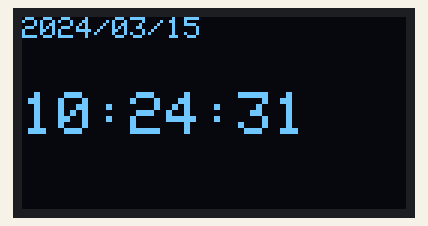
A sketch run on a simulated ESP32. Shown: 128×64 one-colour display. WiFi joins after 1.5 s; servers stay silent unless stated; the local clock reads 2024-03-15 10:24:30 at power-on unless the sketch sets it.

Above: at 1.6 s.
At 5.7 s:
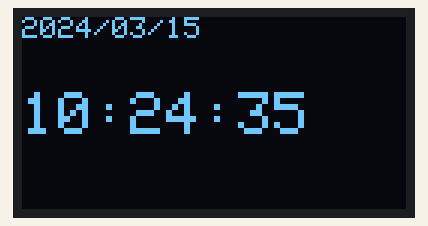
At 10.9 s:
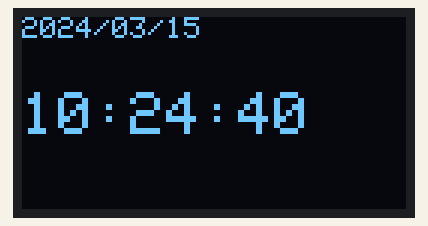
At 20.1 s:
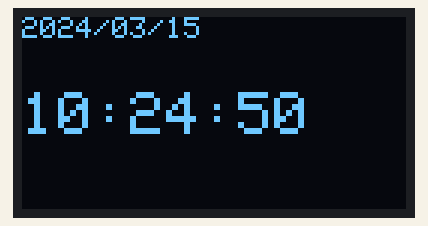
At 29.3 s:
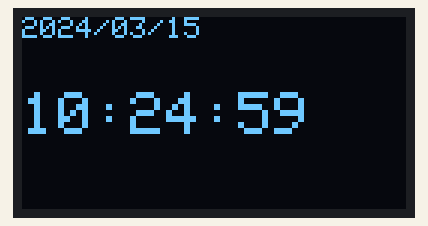
At 38.6 s:
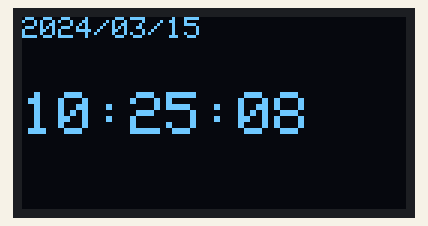

The sketch:

062-wifi-ntp_oled.ino
```cpp
#include <WiFi.h>
#include <time.h>
#include <Wire.h>
#include <Adafruit_GFX.h>
#include <Adafruit_SSD1306.h>

const char* ssid = "ここに自分のSSIDを入れてください";
const char* password = "ここに自分のパスワードを入れてください";

const char* ntpServer = "ntp.nict.jp";
const long gmtOffset_sec = 9 * 3600;
const int daylightOffset_sec = 0;

#define SCREEN_WIDTH 128
#define SCREEN_HEIGHT 64
#define OLED_ADDRESS 0x3C

Adafruit_SSD1306 display(SCREEN_WIDTH, SCREEN_HEIGHT, &Wire, -1);

void setup() {
  Wire.begin(1, 2);
  display.begin(SSD1306_SWITCHCAPVCC, OLED_ADDRESS);

  display.clearDisplay();
  display.setTextSize(1);
  display.setTextColor(SSD1306_WHITE);
  display.setCursor(0, 0);
  display.print("WiFi connecting...");
  display.display();

  WiFi.begin(ssid, password);
  while (WiFi.status() != WL_CONNECTED) {
    delay(500);
  }

  configTime(gmtOffset_sec, daylightOffset_sec, ntpServer);
}

void loop() {
  struct tm timeInfo;

  if (getLocalTime(&timeInfo)) {
    char dateStr[11];  // "YYYY/MM/DD" + 終端文字
    char timeStr[9];   // "HH:MM:SS" + 終端文字

    sprintf(dateStr, "%04d/%02d/%02d",
      timeInfo.tm_year + 1900, timeInfo.tm_mon + 1, timeInfo.tm_mday);
    sprintf(timeStr, "%02d:%02d:%02d",
      timeInfo.tm_hour, timeInfo.tm_min, timeInfo.tm_sec);

    display.clearDisplay();

    display.setTextSize(1);
    display.setCursor(0, 0);
    display.print(dateStr);

    display.setTextSize(2);
    display.setCursor(0, 25);
    display.print(timeStr);

    display.display();
  }

  delay(1000);  // 1秒ごとに更新
}
```

Measured:
- what the display in image 0 shows lasts 1.0 s, from 1.6 s to 2.6 s
